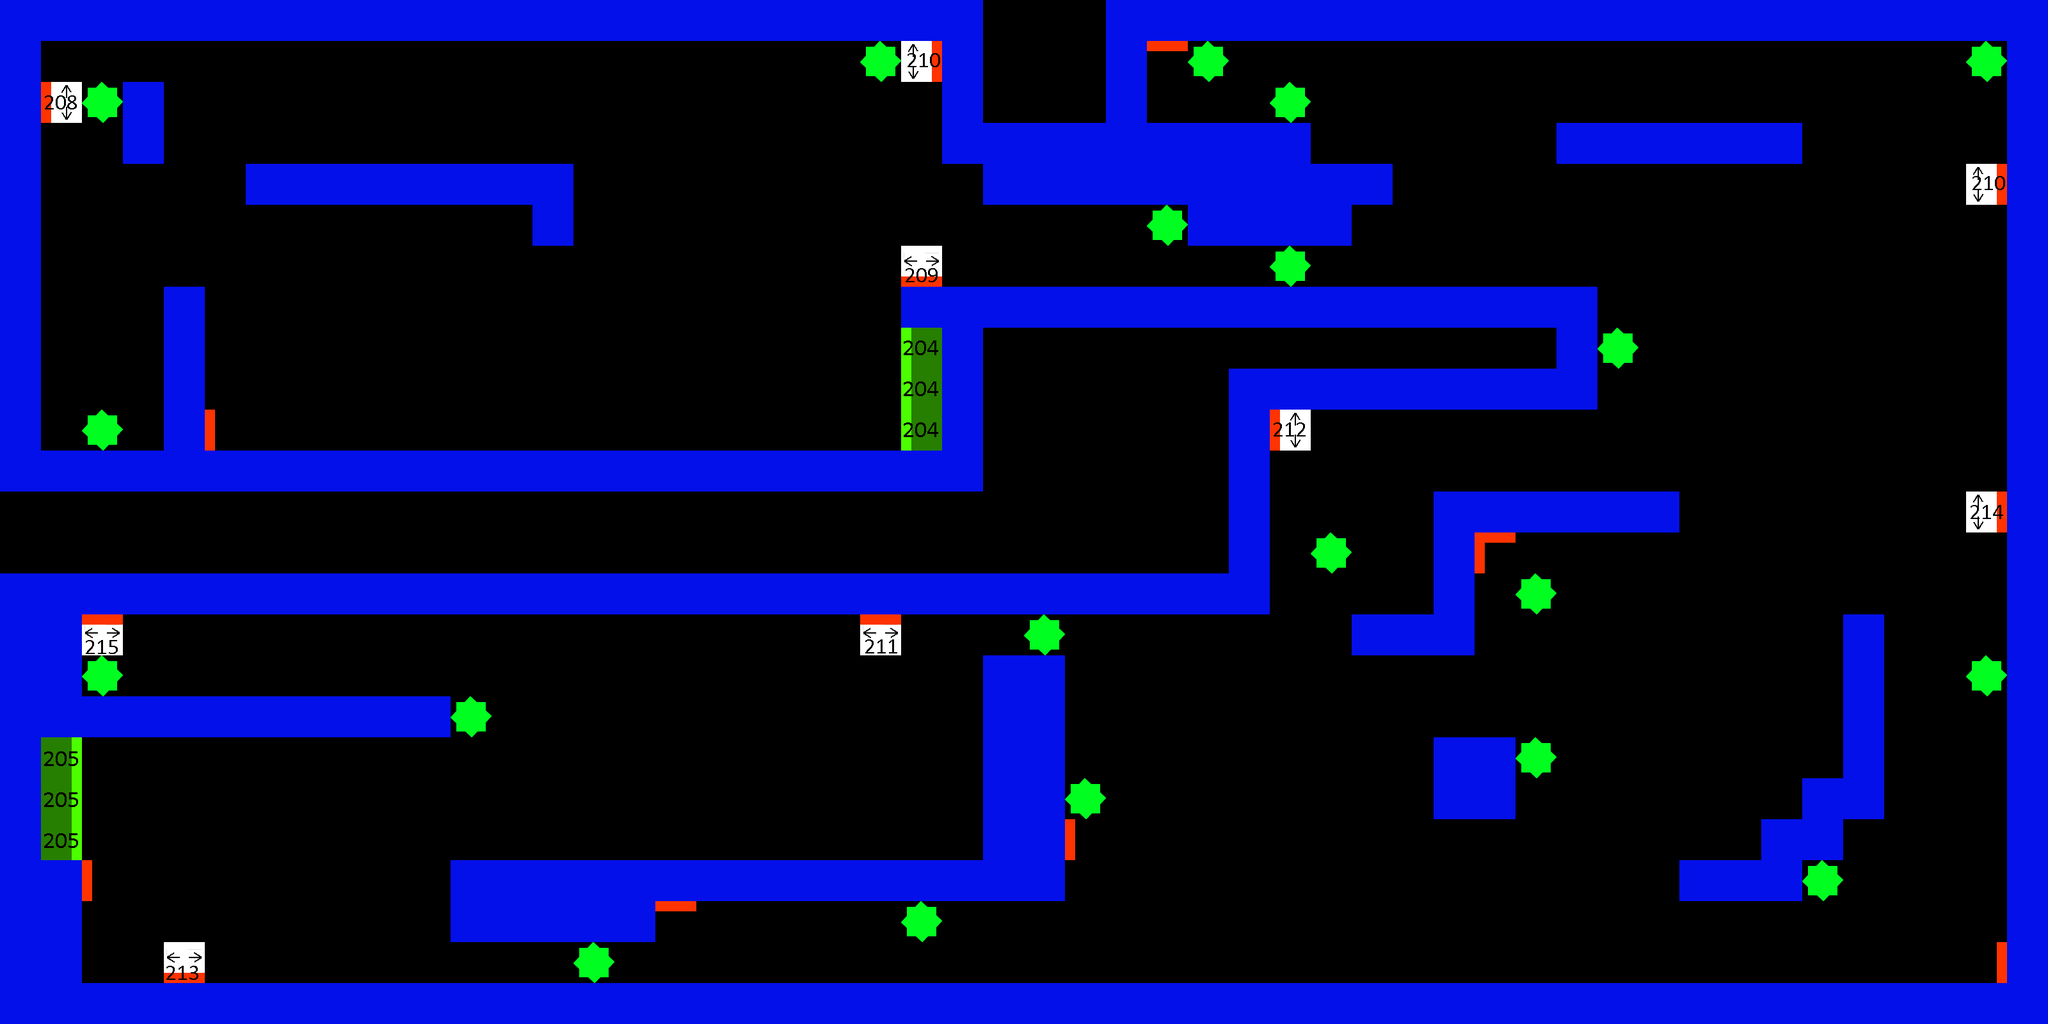

This is a level from a 2D game, rendered from its Tiled map with the project's own tilesets. A one-line summary and the map file follow, with tile-layer data summarised:
An orthogonal 50x25 tile map with 64x64 px tiles, 4 tile layers (Walls, Items, Items2, collect).

<map version="1.2" tiledversion="1.3.3" orientation="orthogonal" renderorder="right-down" width="50" height="25" tilewidth="64" tileheight="64" infinite="0" nextlayerid="5" nextobjectid="1">
 <tileset firstgid="1" source="Level1Tiles.tsx" />
 <layer id="1" name="Walls" width="50" height="25">
  <data>[1250 cells, 347 non-empty, 1 distinct tile ids]</data>
 </layer>
 <layer id="2" name="Items" width="50" height="25">
  <data>[1250 cells, 18 non-empty, 10 distinct tile ids]</data>
 </layer>
 <layer id="3" name="Items2" width="50" height="25">
  <data>[1250 cells, 5 non-empty, 4 distinct tile ids]</data>
 </layer>
 <layer id="4" name="collect" width="50" height="25">
  <data>[1250 cells, 20 non-empty, 1 distinct tile ids]</data>
 </layer>
</map>
